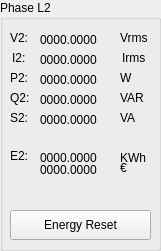
       <widget class="QGroupBox" name="groupBox_4">
        <property name="geometry">
         <rect>
          <x>170</x>
          <y>10</y>
          <width>161</width>
          <height>251</height>
         </rect>
        </property>
        <property name="title">
         <string>Phase L2</string>
        </property>
        <widget class="QLabel" name="label_2">
         <property name="geometry">
          <rect>
           <x>10</x>
           <y>30</y>
           <width>59</width>
           <height>16</height>
          </rect>
         </property>
         <property name="text">
          <string>V2:</string>
         </property>
        </widget>
        <widget class="QLabel" name="labelV2rms">
         <property name="geometry">
          <rect>
           <x>40</x>
           <y>30</y>
           <width>81</width>
           <height>20</height>
          </rect>
         </property>
         <property name="text">
          <string>0000.0000</string>
         </property>
        </widget>
        <widget class="QLabel" name="label_14">
         <property name="geometry">
          <rect>
           <x>120</x>
           <y>30</y>
           <width>41</width>
           <height>16</height>
          </rect>
         </property>
         <property name="text">
          <string>Vrms</string>
         </property>
        </widget>
        <widget class="QLabel" name="label_23">
         <property name="geometry">
          <rect>
           <x>12</x>
           <y>50</y>
           <width>59</width>
           <height>16</height>
          </rect>
         </property>
         <property name="text">
          <string>I2:</string>
         </property>
        </widget>
        <widget class="QLabel" name="label_24">
         <property name="geometry">
          <rect>
           <x>122</x>
           <y>50</y>
           <width>41</width>
           <height>16</height>
          </rect>
         </property>
         <property name="text">
          <string>Irms</string>
         </property>
        </widget>
        <widget class="QLabel" name="labelI2rms">
         <property name="geometry">
          <rect>
           <x>40</x>
           <y>50</y>
           <width>81</width>
           <height>20</height>
          </rect>
         </property>
         <property name="text">
          <string>0000.0000</string>
         </property>
        </widget>
        <widget class="QLabel" name="label_25">
         <property name="geometry">
          <rect>
           <x>10</x>
           <y>70</y>
           <width>59</width>
           <height>16</height>
          </rect>
         </property>
         <property name="text">
          <string>P2:</string>
         </property>
        </widget>
        <widget class="QLabel" name="label_26">
         <property name="geometry">
          <rect>
           <x>120</x>
           <y>70</y>
           <width>41</width>
           <height>16</height>
          </rect>
         </property>
         <property name="text">
          <string>W</string>
         </property>
        </widget>
        <widget class="QLabel" name="labelP2">
         <property name="geometry">
          <rect>
           <x>40</x>
           <y>70</y>
           <width>81</width>
           <height>20</height>
          </rect>
         </property>
         <property name="text">
          <string>0000.0000</string>
         </property>
        </widget>
        <widget class="QLabel" name="label_27">
         <property name="geometry">
          <rect>
           <x>10</x>
           <y>90</y>
           <width>59</width>
           <height>16</height>
          </rect>
         </property>
         <property name="text">
          <string>Q2:</string>
         </property>
        </widget>
        <widget class="QLabel" name="label_28">
         <property name="geometry">
          <rect>
           <x>10</x>
           <y>110</y>
           <width>59</width>
           <height>16</height>
          </rect>
         </property>
         <property name="text">
          <string>S2:</string>
         </property>
        </widget>
        <widget class="QLabel" name="label_29">
         <property name="geometry">
          <rect>
           <x>10</x>
           <y>148</y>
           <width>59</width>
           <height>16</height>
          </rect>
         </property>
         <property name="text">
          <string>E2:</string>
         </property>
        </widget>
        <widget class="QLabel" name="label_30">
         <property name="geometry">
          <rect>
           <x>120</x>
           <y>90</y>
           <width>41</width>
           <height>16</height>
          </rect>
         </property>
         <property name="text">
          <string>VAR</string>
         </property>
        </widget>
        <widget class="QLabel" name="label_31">
         <property name="geometry">
          <rect>
           <x>120</x>
           <y>110</y>
           <width>41</width>
           <height>16</height>
          </rect>
         </property>
         <property name="text">
          <string>VA</string>
         </property>
        </widget>
        <widget class="QLabel" name="label_32">
         <property name="geometry">
          <rect>
           <x>120</x>
           <y>150</y>
           <width>41</width>
           <height>16</height>
          </rect>
         </property>
         <property name="text">
          <string>KWh</string>
         </property>
        </widget>
        <widget class="QLabel" name="labelQ2">
         <property name="geometry">
          <rect>
           <x>40</x>
           <y>90</y>
           <width>81</width>
           <height>20</height>
          </rect>
         </property>
         <property name="text">
          <string>0000.0000</string>
         </property>
        </widget>
        <widget class="QLabel" name="labelS2">
         <property name="geometry">
          <rect>
           <x>40</x>
           <y>110</y>
           <width>81</width>
           <height>20</height>
          </rect>
         </property>
         <property name="text">
          <string>0000.0000</string>
         </property>
        </widget>
        <widget class="QLabel" name="labelE2">
         <property name="geometry">
          <rect>
           <x>40</x>
           <y>148</y>
           <width>81</width>
           <height>20</height>
          </rect>
         </property>
         <property name="text">
          <string>0000.0000</string>
         </property>
        </widget>
        <widget class="QPushButton" name="pBEnergyReset2">
         <property name="geometry">
          <rect>
           <x>10</x>
           <y>210</y>
           <width>141</width>
           <height>30</height>
          </rect>
         </property>
         <property name="text">
          <string>Energy Reset</string>
         </property>
        </widget>
        <widget class="QLabel" name="labelCost2">
         <property name="geometry">
          <rect>
           <x>40</x>
           <y>160</y>
           <width>81</width>
           <height>20</height>
          </rect>
         </property>
         <property name="text">
          <string>0000.0000</string>
         </property>
        </widget>
        <widget class="QLabel" name="label_65">
         <property name="geometry">
          <rect>
           <x>120</x>
           <y>160</y>
           <width>59</width>
           <height>16</height>
          </rect>
         </property>
         <property name="text">
          <string>€</string>
         </property>
        </widget>
       </widget>
